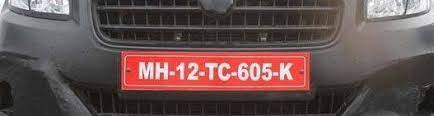
#> input picture 1.jpg, 434 x 116 px
$ python -i gui.py   (imports and definitions only)   (older library calls are emulated)
#> lines starting #> are read from the running program, lines starting #| are printed output that depends on the picture; after the words box and inside, x2 and y2 are one past the last pixel; in counts of white or black regions, pixels touching at a corner belong together
import tkinter as tk
from tkinter import filedialog
from tkinter import *
from PIL import ImageTk, Image
from tkinter import PhotoImage
import numpy as np
import cv2
import pytesseract as tess
def clean2_plate(plate):
    gray_img = cv2.cvtColor(plate, cv2.COLOR_BGR2GRAY)

    _, thresh = cv2.threshold(gray_img, 110, 255, cv2.THRESH_BINARY)
    num_contours,hierarchy = cv2.findContours(thresh.copy(),cv2.RETR_EXTERNAL, cv2.CHAIN_APPROX_NONE)

    if num_contours:
        contour_area = [cv2.contourArea(c) for c in num_contours]
        max_cntr_index = np.argmax(contour_area)

        max_cnt = num_contours[max_cntr_index]
        max_cntArea = contour_area[max_cntr_index]
        x,y,w,h = cv2.boundingRect(max_cnt)

        if not ratioCheck(max_cntArea,w,h):
            return plate,None

        final_img = thresh[y:y+h, x:x+w]
        return final_img,[x,y,w,h]

    else:
        return plate,None

def ratioCheck(area, width, height):
    ratio = float(width) / float(height)
    if ratio < 1:
        ratio = 1 / ratio
    if (area < 1063.62 or area > 73862.5) or (ratio < 3 or ratio > 6):
        return False
    return True

def isMaxWhite(plate):
    avg = np.mean(plate)
    if(avg>=115):
        return True
    else:
        return False

def ratio_and_rotation(rect):
    (x, y), (width, height), rect_angle = rect

    if(width>height):
        angle = -rect_angle
    else:
        angle = 90 + rect_angle

    if angle>15:
        return False

    if height == 0 or width == 0:
        return False

    area = height*width
    if not ratioCheck(area,width,height):
        return False
    else:
        return True

# [7 lines not run here, left out]
# [1 line that did not run here, left out]
# label.grid(row=0,column=1)
# [1 line that did not run here, left out]
# [1 line that did not run here, left out]
def classify(file_path):

    #######################################################

#> called with file_path = '1.jpg'
    res_text=[0]
    res_img=[0]
    img = cv2.imread(file_path)
#> img is the input picture: shape (116, 434, 3); mean B, G, R 79.3, 80, 100.5
    # cv2.imshow("input",img)

    # if cv2.waitKey(0) & 0xff == ord('q'):
    #     pass
    img2 = cv2.GaussianBlur(img, (3,3), 0)
    img2 = cv2.cvtColor(img2, cv2.COLOR_BGR2GRAY)
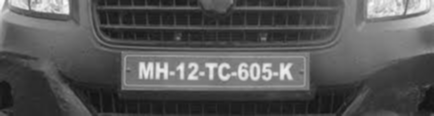
#> img2: shape (116, 434); min 18, max 250, mean 86.1

    img2 = cv2.Sobel(img2,cv2.CV_8U,1,0,ksize=3)
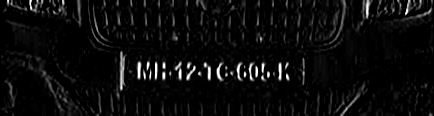
#> img2: shape (116, 434); min 0, max 255, mean 11.6
    _,img2 = cv2.threshold(img2,0,255,cv2.THRESH_BINARY+cv2.THRESH_OTSU)
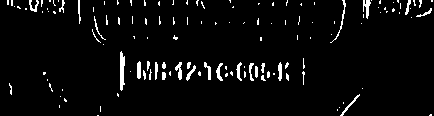
#> img2: shape (116, 434); 4% white in thin lines or dots

    element = cv2.getStructuringElement(shape=cv2.MORPH_RECT, ksize=(17, 3))
    morph_img_threshold = img2.copy()
    cv2.morphologyEx(src=img2, op=cv2.MORPH_CLOSE, kernel=element, dst=morph_img_threshold)
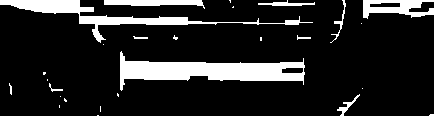
#> morph_img_threshold: shape (116, 434); 14.4% white; 27 white regions (16 under 20 px)
    num_contours, hierarchy= cv2.findContours(morph_img_threshold,mode=cv2.RETR_EXTERNAL,method=cv2.CHAIN_APPROX_NONE)
#> num_contours = 27 contours, 20 with area under 20; largest, box (x1, y1, x2, y2) and area: (120, 51, 305, 91) 3102, (0, 0, 313, 43) 1742, (363, 0, 434, 19) 773, (104, 0, 205, 9) 427, (258, 0, 315, 6) 102, (337, 94, 360, 116) 74, (330, 0, 346, 43) 50
    cv2.drawContours(img2, num_contours, -1, (0,255,0), 1)
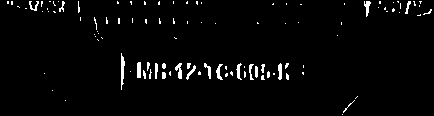
#> img2: shape (116, 434); 2.7% white in thin lines or dots


    for i,cnt in enumerate(num_contours):

        min_rect = cv2.minAreaRect(cnt)

        if ratio_and_rotation(min_rect):

            x,y,w,h = cv2.boundingRect(cnt)
            plate_img = img[y:y+h,x:x+w]
            print("Number  identified number plate...")
            # cv2.imshow("num plate image",plate_img)
            # if cv2.waitKey(0) & 0xff == ord('q'):
            #     pass
            res_img[0]=plate_img
            cv2.imwrite("result.png",plate_img)
            if(isMaxWhite(plate_img)):
                clean_plate, rect = clean2_plate(plate_img)

                if rect:
                    fg=0
                    x1,y1,w1,h1 = rect
                    x,y,w,h = x+x1,y+y1,w1,h1
                    plate_im = Image.fromarray(clean_plate)
                    tess.pytesseract.tesseract_cmd = r'C:\Program Files\Tesseract-OCR\tesseract.exe'
                    text = tess.image_to_string(plate_img, lang='eng')
                    res_text[0]=text
                    if text:
                        break
#> this loop made 14 passes
#> (min_rect, width in ratio_and_rotation, height in ratio_and_rotation, rect_angle in ratio_and_rotation, angle in ratio_and_rotation, area in ratio_and_rotation) on pass 14: (((212, 70.5), (39, 184), -90), 39, 184, -90, 0, 7176)
#> (width in ratio_and_rotation, height in ratio_and_rotation, rect_angle in ratio_and_rotation, angle in ratio_and_rotation) on passes 3, 5, 6, 7, 8, 9: (5, 0, -90, 90), (1.41, 3.54, -45, 45), (0, 0, -90, 0), (28.27, 8.43, -51.34, 51.34), (3, 1, -90, 90), (0, 0, -90, 0)
#> (printed output is left out)
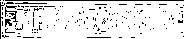
#> clean_plate: shape (39, 184); 88.5% white; black in thin lines or dots
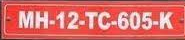
#> plate_img: shape (40, 185, 3); mean B, G, R 104.7, 108.4, 215.6
#> after the loop, res_img = 1 item; res_text = [0]
                    # print("Number  Detected Plate Text : ",text)

    #######################################################
    label.configure(foreground='#011638', text=res_text[0])
    # plate_img.configure()
    uploaded=Image.open("result.png")
    im=ImageTk.PhotoImage(uploaded)
    plate_image.configure(image=im)
    plate_image.image=im
    plate_image.pack()
    plate_image.place(x=560,y=320)
def show_classify_button(file_path):
    classify_b=Button(top,text="Classify Image",command=lambda: classify(file_path),padx=10,pady=5)
    classify_b.configure(background='#364156', foreground='white',font=('arial',15,'bold'))
    classify_b.place(x=490,y=550)
    # classify_b.pack(side=,pady=60)
def upload_image():
    try:
        file_path=filedialog.askopenfilename()
        uploaded=Image.open(file_path)
        uploaded.thumbnail(((top.winfo_width()/2.25),(top.winfo_height()/2.25)))
        im=ImageTk.PhotoImage(uploaded)
        sign_image.configure(image=im)
        sign_image.image=im
        label.configure(text='')
        show_classify_button(file_path)
    except:
        pass
# [1 line that did not run here, left out]
# [14 lines not run here, left out]

#> (the run stopped early here; a loop or call above may not have finished)

$ run again, on 18.jpg
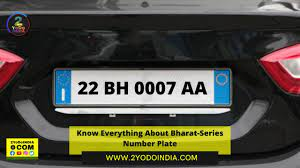
#> input picture 18.jpg, 300 x 168 px
#> in classify, img is the input picture: shape (168, 300, 3); mean B, G, R 65.6, 78.7, 80.1
#> in classify, `cv2.morphologyEx(src=img2, op=cv2.MORPH_CLOSE, kernel=element, dst=mor..`:
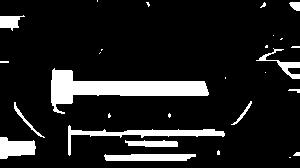
#> morph_img_threshold: shape (168, 300); 12.2% white; 28 white regions (16 under 20 px)
#> in classify, `num_contours, hierarchy= cv2.findContours(morph_img_threshold,mode=cv2..`: num_contours = 28 contours, 18 with area under 20; largest, box (x1, y1, x2, y2) and area: (51, 68, 209, 114) 2552, (68, 125, 225, 156) 745, (0, 137, 36, 159) 516, (104, 154, 196, 161) 489, (125, 140, 178, 147) 235
#> the loop in classify, `for i,cnt in enumerate(num_contours): ` made 15 passes
#> (min_rect, width in ratio_and_rotation, height in ratio_and_rotation, rect_angle in ratio_and_rotation, angle in ratio_and_rotation, area in ratio_and_rotation) on pass 15: (((128.7, 96.67), (44.23, 157.6), -85.05), 44.23, 157.6, -85.05, 4.95, 6971.3)
#> (printed output is left out)
#> after the loop in classify, `for i,cnt in enumerate(num_contours):`:
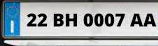
#> plate_img: shape (46, 158, 3); mean B, G, R 165.5, 162.4, 155.5
#> after the loop in classify, `for i,cnt in enumerate(num_contours):`: res_img = 1 item; res_text = [0]
